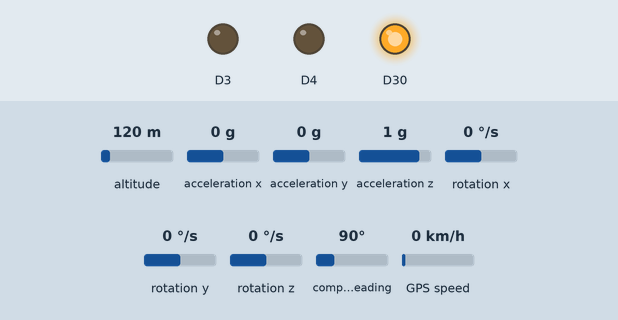
This sketch was run on a simulated nRF52 board. Parts: output pins drawn as LEDs (lit = HIGH). The inputs (shaded band) are chosen by the test bench; at power-on: altitude 120 m, acceleration x 0 g, acceleration y 0 g, acceleration z 1 g, rotation x 0 °/s, rotation y 0 °/s, rotation z 0 °/s, compass heading 90°, GPS speed 0 km/h. The GPS gets a fix after 3 s at 37.7749, -122.4194 with 8 satellites; a phone connects over Bluetooth LE 3 s after start; what the sketch prints to the serial monitor is not drawn.

Above: at 3.5 s.
Timing chart, 0 to 7.8 s (numbered marks = the images above):
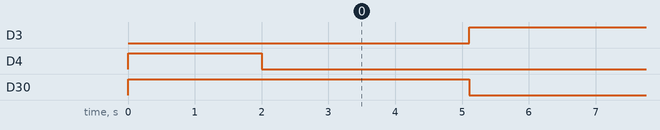

Measured:
- by itself, D3: LOW → HIGH at 5.1 s
- by itself, D30: alternates HIGH for 0.10 s and LOW for 4.9 s

The sketch:

Seeed_IMU_BLUE.ino
```cpp
#include <bluefruit.h>
#include "Wire.h"
#include "LSM6DS3.h"
#include "imu_handler.h"
#include "ble_handler.h"
#include "gps_handler.h"
#include "debug_utils.h"
#include "sensor_packet.h"
#include <TinyGPSPlus.h>

// ========== Instances and Globals ==========
TinyGPSPlus gps;
SensorPacket sensorPacket;
int packetCounter = 0;

const uint32_t SEND_INTERVAL = 5000;
uint32_t lastSend = 0;

//void printPacketDebug(const SensorPacket& pkt);

//Flash light to inform ble status
void onConnect(uint16_t conn_handle) {
  //Green on once connected
  digitalWrite(LED_BLUE,  HIGH);
  digitalWrite(LED_GREEN, LOW);
}
void onDisconnect(uint16_t conn_handle, uint8_t reason) {
  //Green off once disconnected
  digitalWrite(LED_GREEN, HIGH);
  digitalWrite(LED_BLUE,  LOW);
}


void setup() {
  setupLEDs();           // Set pinMode for onboard LEDs
  digitalWrite(LED_RED, LOW); //Device is on

  setupGPS();            // Initialize GPS Serial1
  Serial.begin(115200);  // Serial monitor
  while (!Serial);

  Serial1.begin(9600);   // GPS UART
  setupIMU();            // Initialize IMU
  setupBLE(&sensorPacket);  // Pass sensorPacket to BLE
  Serial.println("✅ BLE IMU + GPS Peripheral Ready");
}

void loop() {
  double lat = 0.0;
  double lon = 0.0;
  uint32_t utc = 0;
  // 1. Feed GPS bytes continuously
  while (Serial1.available()) {
    gps.encode(Serial1.read());
  }

  // 2. Send every second
  uint32_t now = millis();
  if (now - lastSend >= SEND_INTERVAL) {
    lastSend = now;

    // 2a. Get IMU data
    float imuRaw[7];
    packetCounter++;
    readIMUData(imuRaw, packetCounter);

    sensorPacket.sequence = packetCounter;
    sensorPacket.ac_x = imuRaw[1];
    sensorPacket.ac_y = imuRaw[2];
    sensorPacket.ac_z = imuRaw[3];
    sensorPacket.gyro_x = imuRaw[4];
    sensorPacket.gyro_y = imuRaw[5];
    sensorPacket.gyro_z = imuRaw[6];

    // 2b. Get GPS data
    if (gps.location.isValid()) {
      lat = gps.location.lat();
      lon = gps.location.lng();
    }

    if (gps.time.isValid()) {
      utc = gps.time.hour() * 3600 +
            gps.time.minute() * 60 +
            gps.time.second();
    }

    sensorPacket.lat = lat * 1000000;
    sensorPacket.lon = lon * 1000000;
    sensorPacket.utc = utc;

    // 3. Notify BLE
    if (Bluefruit.connected()) {
      digitalWrite(LED_GREEN, HIGH);
      imuChar.notify((uint8_t*)&sensorPacket, sizeof(sensorPacket));
      delay(100);
      digitalWrite(LED_RED, HIGH);
      digitalWrite(LED_GREEN,LOW);

    }
    else{
      digitalWrite(LED_GREEN, HIGH);
      }

    // 4. Serial debug output
    DebugUtils::printPacketDebug(sensorPacket);
  }

  delay(5);
}
```

ble_handler.h
```cpp
#ifndef BLE_HANDLER_H
#define BLE_HANDLER_H

#include <bluefruit.h>
#include "sensor_packet.h"
// BLE service & characteristic UUIDs
BLEService imuService("12345678-1234-5678-1234-56789abcdef0");
BLECharacteristic imuChar("abcdef01-1234-5678-1234-56789abcdef0");

// BLE connection variables
uint16_t currentMtu = 23;
bool readyToNotify = false;


SensorPacket* sensorDataGlobal = nullptr;

// ========== Connection Callback ==========
void connect_callback(uint16_t conn_handle) {
  BLEConnection* connection = Bluefruit.Connection(conn_handle);
  connection->requestMtuExchange(64);  // request MTU > 31
  delay(100);

  currentMtu = connection->getMtu();
  Serial.print("📏 Peripheral MTU: ");
  Serial.println(currentMtu);

  readyToNotify = true;
}

// ========== Notify Function ==========
void notifyIMUData() {
  if (!readyToNotify || !sensorDataGlobal) return;

  uint8_t* rawData = (uint8_t*)sensorDataGlobal;
  size_t totalSize = sizeof(SensorPacket);

  // Either send in one shot or chunked based on MTU
  if (currentMtu >= totalSize + 3) {
    imuChar.notify(rawData, totalSize);
  } else {
    size_t chunkSize = (currentMtu >= 23) ? currentMtu - 3 : 20;
    for (size_t i = 0; i < totalSize; i += chunkSize) {
      size_t len = min(chunkSize, totalSize - i);
      imuChar.notify(rawData + i, len);
      delay(5);
    }
  }
}

// ========== BLE Setup ==========
void setupBLE(SensorPacket* sensorDataRef) {
  sensorDataGlobal = sensorDataRef;

  Bluefruit.configPrphConn(64, 12, 2, 1);
  Bluefruit.begin();
  Bluefruit.setTxPower(4);
  Bluefruit.setName("01_PlayerVault_T");
  Bluefruit.Periph.setConnectCallback(connect_callback);

  imuChar.setProperties(CHR_PROPS_NOTIFY);
  imuChar.setPermission(SECMODE_OPEN, SECMODE_NO_ACCESS);
  imuChar.setMaxLen(sizeof(SensorPacket));
  imuChar.setFixedLen(false);

  imuService.begin();
  imuChar.begin();

  delay(1000);
  Bluefruit.Advertising.addFlags(BLE_GAP_ADV_FLAGS_LE_ONLY_GENERAL_DISC_MODE);
  Bluefruit.Advertising.addService(imuService);
  Bluefruit.Advertising.addName();
  Bluefruit.Advertising.restartOnDisconnect(true);
  delay(1000);
  Bluefruit.Advertising.start(0);

  digitalWrite(LED_BLUE, LOW);
}

#endif
```

debug_utils.h
```cpp
// debug_utils.h
#ifndef DEBUG_UTILS_H
#define DEBUG_UTILS_H

#include <Arduino.h>
#include "sensor_packet.h"

namespace DebugUtils {
  inline void printPacketDebug(const SensorPacket& pkt) {
    Serial.println(F("📤 BLE IMU Packet:"));
    Serial.print  (F("  seq: "));    Serial.println(pkt.sequence);
    Serial.print  (F("  ac_x: "));   Serial.println(pkt.ac_x,   4);
    Serial.print  (F("  ac_y: "));   Serial.println(pkt.ac_y,   4);
    Serial.print  (F("  ac_z: "));   Serial.println(pkt.ac_z,   4);
    Serial.print  (F("  gyro_x: ")); Serial.println(pkt.gyro_x, 4);
    Serial.print  (F("  gyro_y: ")); Serial.println(pkt.gyro_y, 4);
    Serial.print  (F("  gyro_z: ")); Serial.println(pkt.gyro_z, 4);
    Serial.print  (F("  Lat: "));    Serial.println(pkt.lat  / 1e6, 6);
    Serial.print  (F("  Lon: "));    Serial.println(pkt.lon  / 1e6, 6);
    Serial.print  (F("  UTC: "));
    uint8_t h = (pkt.utc / 3600) + 10;  // adjust for sydney timezone
    uint8_t m = (pkt.utc % 3600) / 60;
    uint8_t s =  pkt.utc % 60;
    if (h < 24) {
      if (h < 10) Serial.print('0'); Serial.print(h);
      Serial.print(':');
      if (m < 10) Serial.print('0'); Serial.print(m);
      Serial.print(':');
      if (s < 10) Serial.print('0'); Serial.print(s);
    }
    Serial.println();
  }
}

#endif // DEBUG_UTILS_H
```

gps_handler.h
```cpp
#ifndef GPS_HANDLER_H
#define GPS_HANDLER_H

#include <Arduino.h>
#include <TinyGPSPlus.h>

// Declare the GPS object (defined in your main file)
extern TinyGPSPlus gps;

// Initializes Serial1 for GPS communication
inline void setupGPS() {
  Serial1.begin(9600);  // NEO-M7 default baud rate

}

inline void readGPS() {
  while (Serial1.available()) {
    char c = Serial1.read();
    gps.encode(c); // decode, but no Serial.write(c)
  }
}

// Returns true if GPS has a valid and updated location fix
inline bool hasGPSFix() {
  return gps.location.isValid() && gps.location.isUpdated();
}

// Returns latitude (or 0.0 if no valid fix)
inline double getLatitude() {
  return gps.location.isValid() ? gps.location.lat() : 0.0;
}

// Returns longitude (or 0.0 if no valid fix)
inline double getLongitude() {
  return gps.location.isValid() ? gps.location.lng() : 0.0;
}

// Returns formatted HH:MM:SS string from GPS time
inline String getGPSTime() {
  if (gps.time.isValid()) {
    char buf[10];
    sprintf(buf, "%02d:%02d:%02d", gps.time.hour(), gps.time.minute(), gps.time.second());
    return String(buf);
  }
  return "NoTime";
}

#endif  // GPS_HANDLER_H
```

imu_handler.h
```cpp
#ifndef IMU_HANDLER_H
#define IMU_HANDLER_H
#include <LSM6DS3.h>

LSM6DS3 imu(I2C_MODE, 0x6A);

// Setup IMU
void setupIMU() {
  Wire.begin();
  if (imu.begin() != 0) {
    Serial.println("❌ IMU initialization failed!");
    while (1);
  } else {
    Serial.println("✅ IMU initialized.");
  }
}


// Read IMU sensor data into buffer
void readIMUData(float* buffer, int counter) {
  buffer[0] = counter;
  buffer[1] = imu.readFloatAccelX();
  buffer[2] = imu.readFloatAccelY();
  buffer[3] = imu.readFloatAccelZ();
  buffer[4] = imu.readFloatGyroX();
  buffer[5] = imu.readFloatGyroY();
  buffer[6] = imu.readFloatGyroZ();
}

// Setup onboard LEDs
void setupLEDs() {
  pinMode(LED_RED, OUTPUT);
  pinMode(LED_GREEN, OUTPUT);
  pinMode(LED_BLUE, OUTPUT);
  digitalWrite(LED_RED, HIGH);    // Off
  digitalWrite(LED_GREEN, HIGH);  // Off
  digitalWrite(LED_BLUE, HIGH);   // Off
}

#endif
```

sensor_packet.h
```cpp
// sensor_packet.h
#ifndef SENSOR_PACKET_H
#define SENSOR_PACKET_H

#include <Arduino.h>
#pragma pack(push,1)
struct SensorPacket {
  int32_t  sequence;
  float    ac_x, ac_y, ac_z;
  float    gyro_x, gyro_y, gyro_z;
  int32_t  lat, lon;
  uint32_t utc;
};
#pragma pack(pop)

#endif // SENSOR_PACKET_H
```
